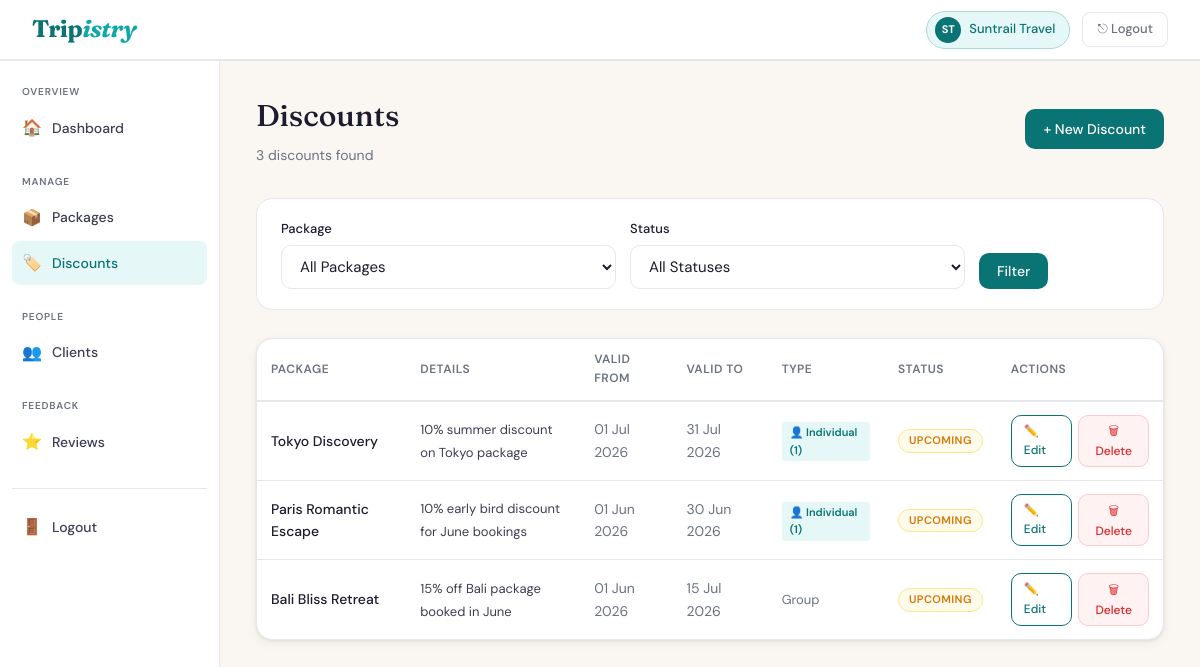
/Agency/discounts.php (signed in), run on the app's committed database.
### tables this page shows
CREATE TABLE IF NOT EXISTS `agencies` (
  `AgentID` int(11) NOT NULL AUTO_INCREMENT,
  `UserID` int(11) NOT NULL,
  `Name` varchar(100) NOT NULL,
  PRIMARY KEY (`AgentID`),
  UNIQUE KEY `UserID` (`UserID`),
  CONSTRAINT `fk_ag_user` FOREIGN KEY (`UserID`) REFERENCES `users` (`UserID`) ON DELETE CASCADE ON UPDATE CASCADE
);

CREATE TABLE IF NOT EXISTS `discounts` (
  `DiscountID` int(11) NOT NULL AUTO_INCREMENT,
  `PackID` int(11) NOT NULL,
  `From` date NOT NULL,
  `To` date NOT NULL,
  `Details` varchar(255) NOT NULL,
  PRIMARY KEY (`DiscountID`),
  KEY `fk_disc_pack` (`PackID`),
  CONSTRAINT `fk_disc_pack` FOREIGN KEY (`PackID`) REFERENCES `packages` (`PackID`) ON DELETE CASCADE ON UPDATE CASCADE,
  CONSTRAINT `chk_discount_dates` CHECK (`To` > `From`)
);

CREATE TABLE IF NOT EXISTS `packinfo` (
  `InfoID` int(11) NOT NULL AUTO_INCREMENT,
  `PackID` int(11) NOT NULL,
  `Name` varchar(150) NOT NULL,
  `Destination` varchar(150) NOT NULL,
  `Duration` int(11) NOT NULL,
  `Class` varchar(20) NOT NULL DEFAULT 'Standard' CHECK (`Class` in ('Standard','Premium','Luxury')),
  PRIMARY KEY (`InfoID`),
  UNIQUE KEY `PackID` (`PackID`),
  CONSTRAINT `fk_pi_pack` FOREIGN KEY (`PackID`) REFERENCES `packages` (`PackID`) ON DELETE CASCADE ON UPDATE CASCADE
);

CREATE TABLE IF NOT EXISTS `individual_discount` (
  `DiscountID` int(11) NOT NULL,
  `Limit` int(11) NOT NULL DEFAULT 1,
  PRIMARY KEY (`DiscountID`),
  CONSTRAINT `fk_ind_disc` FOREIGN KEY (`DiscountID`) REFERENCES `discounts` (`DiscountID`) ON DELETE CASCADE ON UPDATE CASCADE
);

### Agency/discounts.php (the view, shortened to what this page needs)
<?php
$pdo = getDB();
$agentID    = (int) $_SESSION['AgentID'];
$stmtName = $pdo->prepare("SELECT Name FROM agencies WHERE AgentID = ?");
$stmtName->execute([$agentID]);
$agencyName = htmlspecialchars($stmtName->fetchColumn() ?: 'Your Agency');
$words      = explode(' ', $agencyName);
$initials   = strtoupper(substr($words[0], 0, 1) . (isset($words[1]) ? substr($words[1], 0, 1) : ''));
$where  = ['p.AgentID = ?'];
$params = [$agentID];
$sql = "
    SELECT
        d.DiscountID,
        d.PackID,
        d.From,
        d.To,
        d.Details,
        pi.Name        AS PackageName,
        ind.Limit      AS IndLimit
    FROM discounts d
    JOIN packages  p   ON p.PackID   = d.PackID
    JOIN packinfo  pi  ON pi.PackID  = d.PackID
    LEFT JOIN individual_discount ind ON ind.DiscountID = d.DiscountID
    WHERE " . implode(' AND ', $where) . "
    ORDER BY d.From DESC
";
$stmt = $pdo->prepare($sql);
$stmt->execute($params);
$discounts = $stmt->fetchAll(PDO::FETCH_ASSOC);
$stmtPacks = $pdo->prepare("
    SELECT p.PackID, pi.Name
    FROM packages p
    JOIN packinfo pi ON pi.PackID = p.PackID
    WHERE p.AgentID = ?
    ORDER BY pi.Name ASC
");
$stmtPacks->execute([$agentID]);
$agentPackages = $stmtPacks->fetchAll(PDO::FETCH_ASSOC);
function discountStatus(string $from, string $to): array {
    $today = date('Y-m-d');
    if ($from > $today) return ['Upcoming', 'status-upcoming'];
    return ['Active', 'status-active'];
}
?>
<!DOCTYPE html>
<html lang="en">
<head>
  <link rel="stylesheet" href="css/agency.css">
</head>
<body>
<nav class="navbar">
  <a href="agency_dashboard.php" class="nav-logo">Trip<em>istry</em></a>
  <div class="nav-right">
    <div class="nav-agency-badge">
      <div class="avatar"><?= $initials ?></div>
      <?= $agencyName ?>
    </div>
    <a href="../logout.php" class="btn-logout">⎋ Logout</a>
  </div>
</nav>
<div class="dashboard-layout">
  <aside class="sidebar">
    <div class="sidebar-section">
      <span class="sidebar-label">Overview</span>
      <a href="agency_dashboard.php"><span class="icon">🏠</span> Dashboard</a>
    </div>
    <div class="sidebar-section">
      <span class="sidebar-label">Manage</span>
      <a href="packages.php"><span class="icon">📦</span> Packages</a>
      <a href="discounts.php" class="active"><span class="icon">🏷️</span> Discounts</a>
    </div>
    <div class="sidebar-section">
      <span class="sidebar-label">People</span>
      <a href="clients.php"><span class="icon">👥</span> Clients</a>
    </div>
    <div class="sidebar-section">
      <span class="sidebar-label">Feedback</span>
      <a href="reviews.php"><span class="icon">⭐</span> Reviews</a>
    </div>
    <hr class="sidebar-divider">
    <a href="../logout.php"><span class="icon">🚪</span> Logout</a>
  </aside>
  <main class="main-content">
    <div class="page-header flex-between">
      <div>
        <h1>Discounts</h1>
        <p><?= count($discounts) ?> discount<?= count($discounts) !== 1 ? 's' : '' ?> found</p>
      </div>
      <?php if (!empty($agentPackages)): ?>
        <a href="discount_form.php" class="btn btn-primary">+ New Discount</a>
      <?php else: ?>
        <span class="text-muted text-sm" style="font-style:italic;">
          Create a package first to add discounts
        </span>
      <?php endif; ?>
    </div>
    <form method="GET" action="discounts.php">
      <div class="filter-bar">
        <div class="form-group">
          <label>Package</label>
          <select name="package" class="form-control">
            <option value="">All Packages</option>
          </select>
        </div>
        <div class="form-group">
          <label>Status</label>
          <select name="status" class="form-control">
            <option value="">All Statuses</option>
          </select>
        </div>
        <div class="form-group" style="flex:0">
          <label>&nbsp;</label>
          <button type="submit" class="btn btn-primary">Filter</button>
        </div>
      </div>
    </form>
    <div class="card">
      <?php if (empty($discounts)): ?>
        <div class="empty-state">
          <div class="empty-icon">🏷️</div>
          <p>No discounts found.<br>
            <?php if (!empty($agentPackages)): ?>
              <a href="discount_form.php">Create your first discount</a>
            <?php else: ?>
              <a href="package_form.php">Create a package first</a>
            <?php endif; ?>
          </p>
        </div>
      <?php else: ?>
        <table class="table">
          <thead>
            <tr>
              <th>Package</th>
              <th>Details</th>
              <th>Valid From</th>
              <th>Valid To</th>
              <th>Type</th>
              <th>Status</th>
              <th>Actions</th>
            </tr>
          </thead>
          <tbody>
            <?php foreach ($discounts as $disc):
              [$statusLabel, $statusClass] = discountStatus($disc['From'], $disc['To']);
            ?>
              <tr>
                <td>
                  <span style="font-weight:500;">
                    <?= htmlspecialchars($disc['PackageName']) ?>
                  </span>
                </td>
                <td style="max-width:220px;">
                  <span class="text-sm" style="color:var(--ink-2);">
                    <?= htmlspecialchars($disc['Details']) ?>
                  </span>
                </td>
                <td class="text-sm text-muted">
                  <?= date('d M Y', strtotime($disc['From'])) ?>
                </td>
                <td class="text-sm text-muted">
                  <?= date('d M Y', strtotime($disc['To'])) ?>
                </td>
                <td>
                  <?php if ($disc['IndLimit'] !== null): ?>
                    <span class="ind-badge">👤 Individual (<?= $disc['IndLimit'] ?>)</span>
                  <?php else: ?>
                    <span class="text-sm text-muted">Group</span>
                  <?php endif; ?>
                </td>
                <td>
                  <span class="status-pill <?= $statusClass ?>">
                    <?= $statusLabel ?>
                  </span>
                </td>
                <td>
                  <div style="display:flex;gap:6px;">
                    <a href="discount_form.php?id=<?= $disc['DiscountID'] ?>"
                       class="btn btn-outline btn-sm">✏️ Edit</a>
                    <button
                      class="btn btn-danger btn-sm"
                      onclick="confirmDelete(<?= $disc['DiscountID'] ?>, '<?= htmlspecialchars(addslashes($disc['Details'])) ?>')"
                    >🗑 Delete</button>
                  </div>
                </td>
              </tr>
            <?php endforeach; ?>
          </tbody>
        </table>
      <?php endif; ?>
    </div>
  </main>
</div>
</body>
</html>

### Agency/discounts.php (style rules this page uses)
.status-upcoming { background:#fffbeb; color:var(--gold); border:1px solid #fde68a; }
.status-pill { display: inline-block; font-size: 11px; font-weight: 600; padding: 2px 10px; border-radius: 99px; text-transform: uppercase; letter-spacing: .4px; }
.ind-badge { display:inline-flex; align-items:center; gap:4px; font-size:11px; font-weight:600; background:var(--teal-pale); color:var(--teal); border-radius:4px; padding:2px 8px; }

### data on the page
agencies: Name "ST", Name "Suntrail Travel"
discounts: packinfo.Name "Tokyo Discovery", Details "10% summer discount on Tokyo package", From "01 Jul 2026", To "31 Jul 2026", individual_discount.Limit "1", statusLabel "UPCOMING"
discounts: packinfo.Name "Paris Romantic Escape", Details "10% early bird discount for June bookings", From "01 Jun 2026", To "30 Jun 2026", individual_discount.Limit "1", statusLabel "UPCOMING"
discounts: packinfo.Name "Bali Bliss Retreat", Details "15% off Bali package booked in June", From "01 Jun 2026", To "15 Jul 2026", shows "Group", statusLabel "UPCOMING"

### other printed values
count($discounts) "3"
